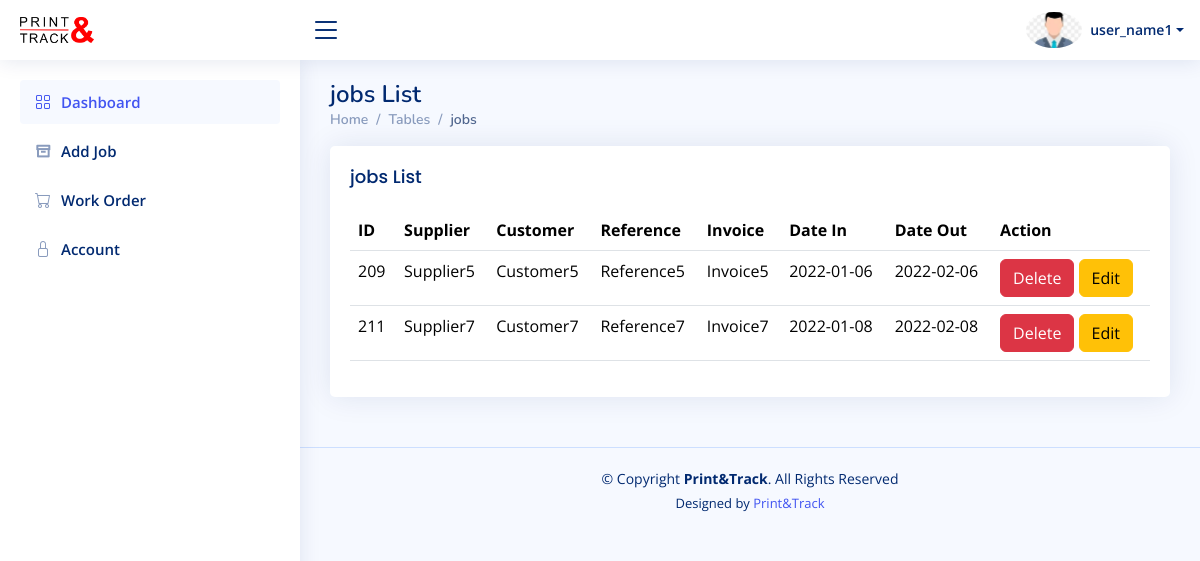
/user/dashboard.php (signed in), run on the app's committed database.
### tables this page shows
CREATE TABLE `jobs` (
  `job_id` int(11) NOT NULL,
  `user_id` int(11) NOT NULL,
  `supplier` varchar(255) DEFAULT NULL,
  `customer` varchar(255) DEFAULT NULL,
  `reference` varchar(255) DEFAULT NULL,
  `invoice` varchar(255) DEFAULT NULL,
  `date_in` date DEFAULT NULL,
  `date_out` date DEFAULT NULL,
  `archived` tinyint(1) DEFAULT 0
);

### user/dashboard.php (the view, shortened to what this page needs)
<!DOCTYPE html>
<html lang="en">
<head>
  <link href="../assets/vendor/bootstrap/css/bootstrap.min.css" rel="stylesheet">
  <link href="../assets/vendor/bootstrap-icons/bootstrap-icons.css" rel="stylesheet">
  <link href="../assets/vendor/boxicons/css/boxicons.min.css" rel="stylesheet">
  <link href="../assets/vendor/quill/quill.snow.css" rel="stylesheet">
  <link href="../assets/vendor/quill/quill.bubble.css" rel="stylesheet">
  <link href="../assets/vendor/remixicon/remixicon.css" rel="stylesheet">
  <link href="../assets/vendor/simple-datatables/style.css" rel="stylesheet">
  <link href="../assets/css/style.css" rel="stylesheet">
</head>
<body>
  <?php include('header.php') ?>
  <?php include('sidebar.php') ?>
  <main id="main" class="main">
    <div class="pagetitle">
      <h1>jobs List</h1>
      <nav>
        <ol class="breadcrumb">
          <li class="breadcrumb-item"><a href="dashboard.php">Home</a></li>
          <li class="breadcrumb-item">Tables</li>
          <li class="breadcrumb-item active">jobs</li>
        </ol>
      </nav>
    </div>
    <section class="section">
      <div class="row">
        <div class="col-lg-12">
          <div class="card">
            <div class="card-body">
              <h5 class="card-title">jobs List </h5>
              <table class="table datatable">
                <thead>
                  <tr>
                    <th>ID</th>
                    <th>Supplier</th>
                    <th>Customer</th>
                    <th>Reference</th>
                    <th>Invoice</th>
                    <th>Date In</th>
                    <th>Date Out</th>
                    <th>Action</th>
                  </tr>
                </thead>
                <tbody>
                <?php
                  include '../includes/db.php';
                  $user_id = $_SESSION['user_id'];
                  $sql = "SELECT * FROM jobs where archived = 1 and user_id = $user_id";
                  $result = $conn->query($sql);
                  if ($result->num_rows > 0) {
                      $rows = $result->fetch_all(MYSQLI_ASSOC);
                      foreach ($rows as $row):
                      ?>
                      <tr>
                          <td><?php echo $row['job_id']; ?></td>
                          <td><?php echo $row['supplier']; ?></td>
                          <td><?php echo $row['customer']; ?></td>
                          <td><?php echo $row['reference']; ?></td>
                          <td><?php echo $row['invoice']; ?></td>
                          <td><?php echo $row['date_in']; ?></td>
                          <td><?php echo $row['date_out']; ?></td>
                          <td>
                              <form action="actions/job_delete_action.php" method="POST">
                                  <button type="submit" name="delete" class="btn btn-danger">Delete</button>
                                  <a href="jobedit.php?id=<?php echo $row['job_id']; ?>" class="btn btn-warning">Edit</a>
                              </form>
                          </td>
                      </tr>
                      <?php endforeach;
                  } else {
                      echo "No records found";
                  }
                ?>
                </tbody>
              </table>
            </div>
          </div>
        </div>
      </div>
    </section>
  </main>
  <?php include('footer.php') ?>
</body>
</html>

### assets/css/style.css (style rules this page uses)
:root { scroll-behavior: smooth; }
body { font-family: "Open Sans", sans-serif; background: #f6f9ff; color: #444444; }
a { color: #4154f1; text-decoration: none; }
h1, h2, h3, h4, h5, h6 { font-family: "Nunito", sans-serif; }
#main { margin-top: 60px; padding: 20px 30px; transition: all 0.3s; }
.pagetitle { margin-bottom: 10px; }
.pagetitle h1 { font-size: 24px; margin-bottom: 0; font-weight: 600; color: #012970; }
.card { margin-bottom: 30px; border: none; border-radius: 5px; box-shadow: 0px 0 30px rgba(1, 41, 112, 0.1); }
.card-title { padding: 20px 0 15px 0; font-size: 18px; font-weight: 500; color: #012970; font-family: "Poppins", sans-serif; }
.card-body { padding: 0 20px 20px 20px; }
.breadcrumb { font-size: 14px; font-family: "Nunito", sans-serif; color: #899bbd; font-weight: 600; }
.breadcrumb a { color: #899bbd; transition: 0.3s; }
.breadcrumb .breadcrumb-item::before { color: #899bbd; }
.breadcrumb .active { color: #51678f; font-weight: 600; }
@media (min-width: 1200px) { #main, #footer { margin-left: 300px; } }

### data on the page
jobs: job_id "209", supplier "Supplier5", customer "Customer5", reference "Reference5", invoice "Invoice5", date_in "2022-01-06", date_out "2022-02-06"
jobs: job_id "211", supplier "Supplier7", customer "Customer7", reference "Reference7", invoice "Invoice7", date_in "2022-01-08", date_out "2022-02-08"

### other printed values
$_SESSION['username'] "user_name1"
